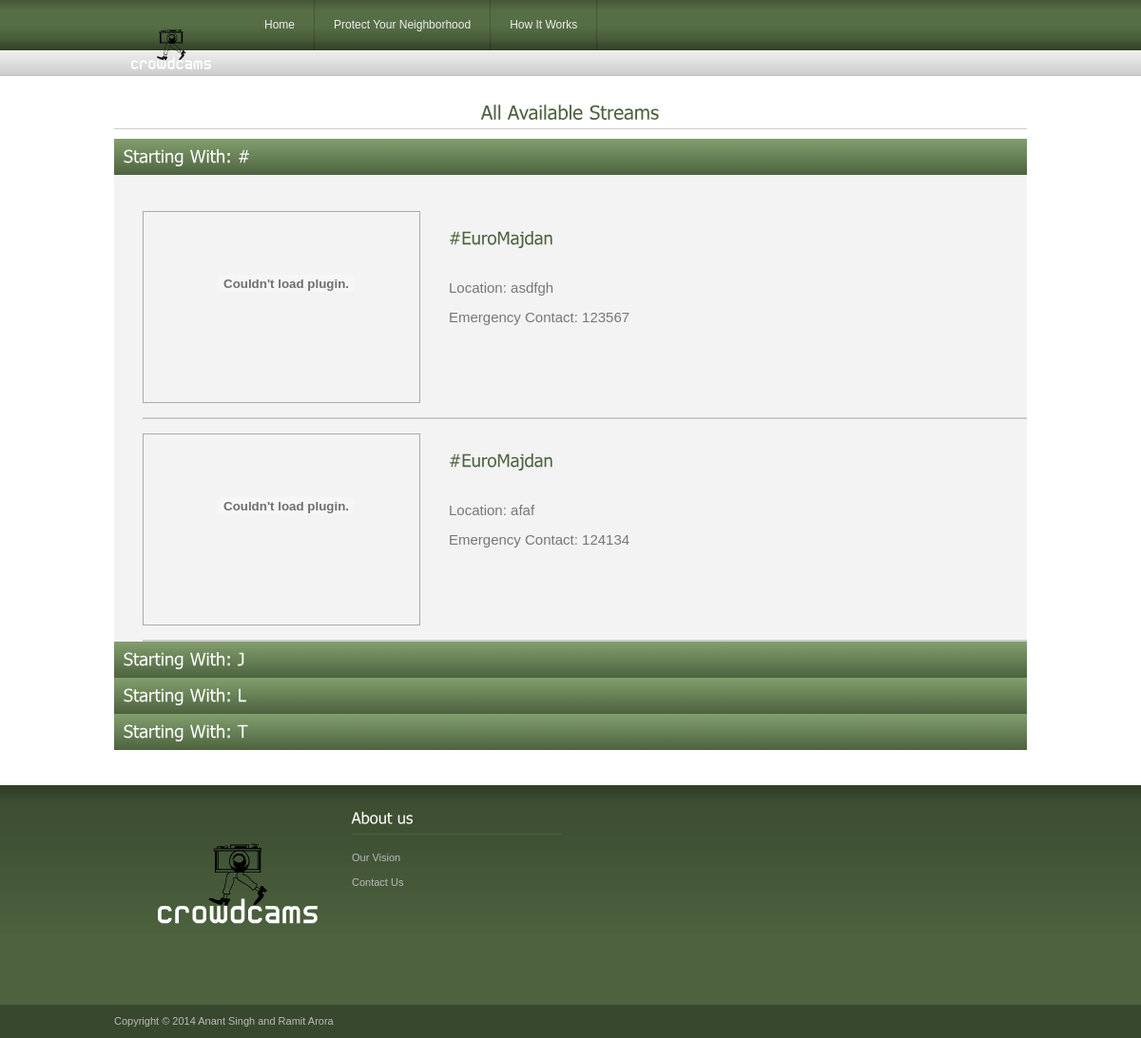
Page /list/ on the committed database.
### web_app/models.py (models this page shows)
class UstreamListing(models.Model):
	ustream_uid = models.IntegerField(default=0)
	title = models.CharField(max_length=200)
	is_protected = models.NullBooleanField(default=False)
	url = models.CharField(max_length=200)
	description = models.CharField(max_length=600)
	status = models.CharField(max_length = 10)
	image_url = models.CharField(max_length=200)
	emergency_contact = models.IntegerField(default=0)
	location_description = models.CharField(max_length = 200)

### web_app/views.py (the view)
# urls.py: url(r'list/$', views.list, name='listing'),
def list(request):
    streams = UstreamListing.objects.all()
    streams = sorted(streams, key=lambda x:x.title)
    sections = {}
    for stream in streams:
        char = stream.title[0]
        if char not in sections:
            sections[char] = [stream]
        else:
            sections[char].append(stream)
    context = {
        'title': 'List of available Streams',
        'sections': sections
    }
    return render(request, 'listing.html', context)

### templates/listing.html (shortened to what this page needs)
{% extends "base_template.html" %}
{% block content %}
    {% load static %}
    <div id="content_sec">
        <div class="col1">
            <h2 class="heading"> All Available Streams</h2>
            <div class="listcontainer" id="accordion">
                {% for section,streams in sections.items %}
                    <h3>Starting With: {{ section }}</h3>
                    <div>
                        <ul>
                            {% for stream in streams %}
                                <li>
                                    <div class="vediodiv">
                                        <div id="{{ stream.ustream_uid }}div"
                                             style="width: inherit;height: 140px;position: absolute; z-index: 1000;"></div>
                                        <object class="flashobj" classid="clsid:d27cdb6e-ae6d-11cf-96b8-444553540000"
                                                id="utv510050"
                                                style="width: inherit;height: inherit; z-index: -1000;">
                                            <embed flashvars="autoplay=false&amp;brand=embed&amp;cid={{ stream.ustream_uid }}"
                                                   allowfullscreen="true" allowscriptaccess="always"
                                                   id="{{ stream.ustream_uid }}embed"
                                                   name="utv_n_41439" src="http://www.ustream.tv/flash/viewer.swf"
                                                   type="application/x-shockwave-flash"
                                                   style="width: inherit;height: inherit;"/>
                                        </object>
                                    </div>
                                    <div class="stream_details">
                                        <h3><a class="colr2 stream_link fancybox.iframe"
                                               href="http://www.ustream.tv/embed/{{ stream.ustream_uid }}">{{ stream.title }}
                                        </a></h3>
                                        <p>Location: {{ stream.location_description }}</p>
                                        <p>Emergency Contact: {{ stream.emergency_contact }}</p>
                                    </div>
                                </li>
                            {% endfor %}
                        </ul>
                    </div>
                {% endfor %}
            </div>
        </div>
    </div>
{% endblock %}

### web_app/static/css/style.css (style rules this page uses)
* { padding:0px; margin:0px; }
body { background-image:url(../images/bg.gif); background-position:top; background-repeat:repeat-x; font-family:Arial, Helvetica, sans-serif; font-size:12px; color:#666666; }
a { color:#666; text-decoration:none; outline:none; }
ul, li { list-style-type:none; list-style-image:none; }
h2 { font-size:20px; color:#4d633f; font-weight:normal; }
h3 { font-size:18px; font-weight:normal; }
p { line-height:18px; }
.heading { width:100%; padding:4px 0 6px 0; border-bottom:solid 1px #cccccc; margin-bottom: 10px; text-align: center; }
#content_sec { width:100%; padding-bottom:36px; float:left; }
.col1 { width:100%; float:left; }
h2 { border-bottom:solid 1px #ccc; }
.mostcontainer , .listcontainer { width:100%; float:left; overflow:hidden; margin-bottom:1px; }
.vediodiv { width:290px; height:200px; border:solid 1px #aaa; text-align:center; color:#f0f0f0; margin-bottom:5px; position:relative; }
.listcontainer ul { padding-top:23px; margin-left: 20px; width: 100%; }
.listcontainer li { margin-left: 10px; padding-bottom:10px; margin-top: 15px; margin-right:10px; border-bottom: solid 2px #cccccc; }
.listcontainer li h3 { padding-bottom: 30px; }
.listcontainer li p { padding-top:5px; line-height:16px; padding-bottom:10px; font-size: 15px; }
.listcontainer .vediodiv { float: left; }
.listcontainer .stream_details { float: left; padding-left: 30px; padding-top: 20px; }
#accordion .ui-accordion-content { width: 100%; background-color: #f3f3f3; color: #777; font-size: 10pt; line-height: 16pt; }
#accordion .ui-accordion-header { background-color: #4d633f; color: #ffffff; padding: 10px 0px 10px 10px; background-image: -moz-linear-gradient(top, #829f6d 0%, #4d633f 100%); background-image: -webkit-gradient(linear, left top, left bottombottom, color-stop(0%,829f6d), color-stop(100%,#4d633f)); background-image: -webkit-linear-gradient(top, #829f6d 0%,#4d633f 100%); background-image: -o-linear-gradient(top, #829f6d 0%,#4d633f 100%); background-image: -ms-linear-gradient(top, #829f6d 0%,#4d633f 100%); background-image: linear-gradient(to bottombottom, #829f6d 0%,#4d633f 100%); filter: progid:DXImageTransform.Microsoft.gradient( startColorstr='#829f6d', endColorstr='#4d633f',GradientType=0 ); }
.colr2 { color:#4d633f }

### rows in the picture
UstreamListing: location_description "asdfgh", emergency_contact "123567"
UstreamListing: location_description "afaf", emergency_contact "124134"
